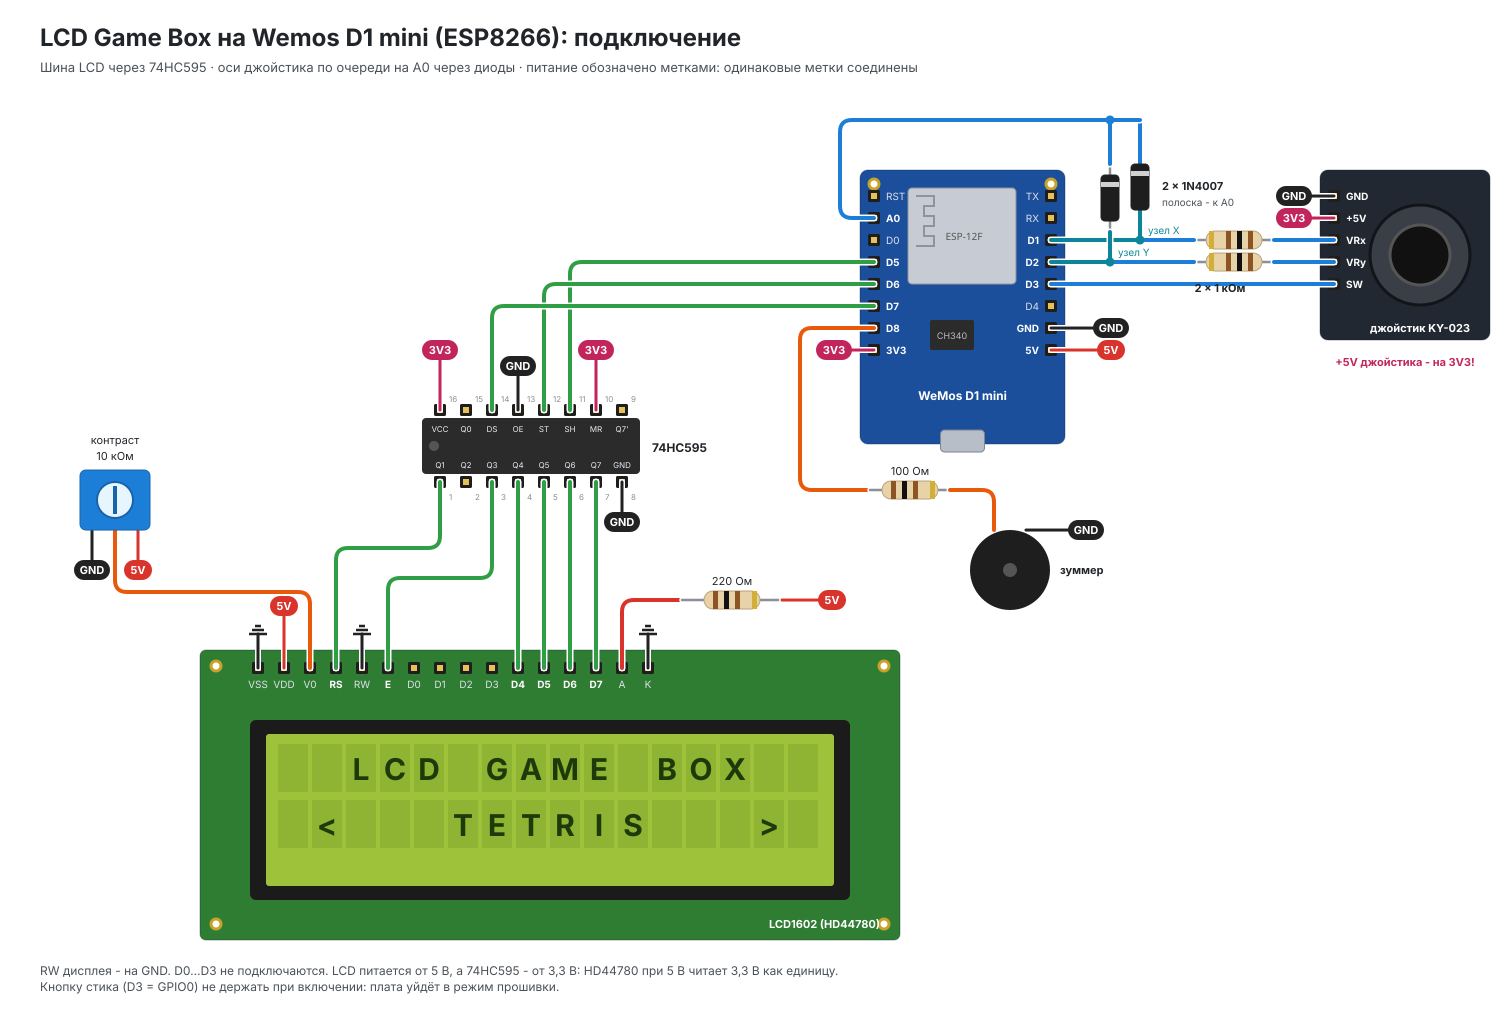

Here is the Python script that generated this plot:
# Wemos D1 mini (ESP8266) + 74HC595 + LCD1602 + джойстик через диодный мультиплексор + зуммер.
# Рендер:
#   uv run --with cairosvg python docs/wiring/d1_mini.py
# Пишет d1_mini.svg (и d1_mini.png для просмотра) рядом с этим файлом.

import sys
from pathlib import Path

sys.path.insert(0, str(Path(__file__).parent))
from wokwi_style import BLK, BLU, GRN, RED, Scene  # noqa: E402

ORG = '#e8590c'  # контраст и звук
MAG = '#c2255c'  # 3,3 В
TEAL = '#0c8599'  # узлы мультиплексора осей
OUT = Path(__file__).with_suffix('.svg')
s = Scene(1500, 1010)
s.text(40, 46, 'LCD Game Box на Wemos D1 mini (ESP8266): подключение', size=24, weight='bold')
s.text(40, 72, 'Шина LCD через 74HC595 · оси джойстика по очереди на A0 через диоды · '
       'питание обозначено метками: одинаковые метки соединены', size=13, color='#495057')
P = s.pins

TAG = {'5V': RED, '3V3': MAG, 'GND': BLK}


def tag(pin, name, dx=0, dy=0):
    """Короткий провод от вывода к метке питания (как power flag в Wokwi/KiCad)."""
    x, y = pin
    ex, ey = x + dx, y + dy
    col = TAG[name]
    s.wire([(x, y), (ex, ey)], col, width=3)
    w = 12 + 8 * len(name)
    s.add(f"<rect x='{ex - w / 2:.1f}' y='{ey - 10:.1f}' width='{w}' height='20' rx='10' fill='{col}'/>"
          f"<text x='{ex:.1f}' y='{ey + 4:.1f}' font-size='11' font-weight='bold' fill='white' "
          f"text-anchor='middle' font-family='Inter, Helvetica, Arial, sans-serif'>{name}</text>", 'over')


def ground(pin, dy=-34):
    """Короткий провод к значку земли - для тесных мест, где метка не помещается."""
    x, y = pin
    ey = y + dy
    s.wire([(x, y), (x, ey)], BLK, width=3)
    sign = -1 if dy < 0 else 1
    for i, w in enumerate((18, 12, 6)):
        yy = ey + sign * i * 4
        s.add(f"<line x1='{x - w / 2}' y1='{yy}' x2='{x + w / 2}' y2='{yy}' stroke='{BLK}' stroke-width='2.5'/>", 'over')


# --- Wemos D1 mini, USB вниз --------------------------------------------------------------
BX, BY, BW, BH = 860, 170, 205, 274
s.pcb(BX, BY, BW, BH, '#1b4f9c', holes=[(BX + 14, BY + 14), (BX + BW - 14, BY + 14)])
s.add(f"<rect x='{BX + 48}' y='{BY + 18}' width='108' height='96' rx='4' fill='#c7ccd4' stroke='#8d949e'/>"
      f"<path d='M{BX + 56} {BY + 26} h18 v10 h-10 v10 h10 v10 h-10 v10 h10 v10 h-18' fill='none' stroke='#8d949e' stroke-width='2'/>"
      f"<text x='{BX + 104}' y='{BY + 70}' font-size='10' fill='#555' text-anchor='middle' font-family='sans-serif'>ESP-12F</text>"
      f"<rect x='{BX + BW / 2 - 22}' y='{BY + BH - 14}' width='44' height='22' rx='4' fill='#b8bec7' stroke='#7d8590'/>")
s.chip(BX + 70, BY + 150, 44, 30, 'CH340')
s.text(BX + BW / 2, BY + 230, 'WeMos D1 mini', size=12, weight='bold', color='white', anchor='middle', layer='parts')
PITCH = 22
left = ['RST', 'A0', 'D0', 'D5', 'D6', 'D7', 'D8', '3V3']
right = ['TX', 'RX', 'D1', 'D2', 'D3', 'D4', 'GND', '5V']
s.header(BX + 14, BY + 26, left, PITCH, True, 'right', bold={'A0', 'D5', 'D6', 'D7', 'D8', '3V3'}, prefix='b.')
s.header(BX + BW - 14, BY + 26, right, PITCH, True, 'left', bold={'D1', 'D2', 'D3', 'GND', '5V'}, prefix='b.')
tag(P['b.3V3'], '3V3', dx=-40)
tag(P['b.GND'], 'GND', dx=60)
tag(P['b.5V'], '5V', dx=60)

# --- 74HC595 ------------------------------------------------------------------------------
SP = 26
CX, CY = 440, 410  # вывод 16 (VCC) - левый верхний
s.text(CX + 7 * SP + 30, CY + 42, '74HC595', size=12, weight='bold')
s.add(f"<rect x='{CX - 18}' y='{CY + 8}' width='{7 * SP + 36}' height='56' rx='4' fill='#2b2b2b'/>"
      f"<circle cx='{CX - 6}' cy='{CY + 36}' r='5' fill='#555'/>")
top = ['VCC', 'Q0', 'DS', 'OE', 'ST_CP', 'SH_CP', 'MR', "Q7'"]   # выводы 16…9
bot = ['Q1', 'Q2', 'Q3', 'Q4', 'Q5', 'Q6', 'Q7', 'GND']          # выводы 1…8
# Подписи выводов - внутри корпуса тёмным по светлому, номера - снаружи.
s.header(CX, CY, top, SP, False, 'above', prefix='c.', labels=False)
s.header(CX, CY + 72, bot, SP, False, 'below', prefix='c.', labels=False)
for n in range(8):
    s.text(CX + n * SP, CY + 22, top[n].replace('_CP', ''), size=8, color='#e9ecef', anchor='middle', layer='parts')
    s.text(CX + n * SP, CY + 58, bot[n], size=8, color='#e9ecef', anchor='middle', layer='parts')
    s.text(CX + n * SP + 9, CY - 8, str(16 - n), size=8, color='#868e96')
    s.text(CX + n * SP + 9, CY + 90, str(n + 1), size=8, color='#868e96')
tag(P['c.VCC'], '3V3', dy=-60)
tag(P['c.MR'], '3V3', dy=-60)
tag(P['c.OE'], 'GND', dy=-44)
tag(P['c.GND'], 'GND', dy=40)

# D5 → SH_CP, D6 → ST_CP, D7 → DS
for chip_pin, board_pin in [('SH_CP', 'D5'), ('ST_CP', 'D6'), ('DS', 'D7')]:
    c, b = P['c.' + chip_pin], P['b.' + board_pin]
    s.wire([c, (c[0], b[1]), b], GRN)

# --- LCD1602 ------------------------------------------------------------------------------
LX, LY, LW, LH = 200, 650, 700, 290
s.pcb(LX, LY, LW, LH, '#2f7d32', rx=6, holes=[(LX + 16, LY + 16), (LX + LW - 16, LY + 16),
                                               (LX + 16, LY + LH - 16), (LX + LW - 16, LY + LH - 16)])
s.add(f"<rect x='{LX + 50}' y='{LY + 70}' width='{LW - 100}' height='{LH - 110}' rx='6' fill='#1b1b1b'/>"
      f"<rect x='{LX + 66}' y='{LY + 84}' width='{LW - 132}' height='{LH - 138}' rx='3' fill='#9ec33b'/>")
for row, line in enumerate(['  LCD GAME BOX  ', ' <   TETRIS   > ']):
    for c, ch in enumerate(line[:16]):
        cx, cy = LX + 78 + c * 34, LY + 94 + row * 56
        s.add(f"<rect x='{cx}' y='{cy}' width='30' height='48' fill='#8fb332'/>")
        if ch != ' ':
            s.text(cx + 15, cy + 36, ch, size=30, weight='bold', color='#1e3a0b', anchor='middle', layer='parts')
lcd = ['VSS', 'VDD', 'V0', 'RS', 'RW', 'E', 'D0', 'D1', 'D2', 'D3', 'D4', 'D5', 'D6', 'D7', 'A', 'K']
LPX = P['c.Q4'][0] - 10 * SP  # D4…D7 точно под Q4…Q7: провода прямые
s.header(LPX, LY + 18, lcd, SP, False, 'below', bold={'RS', 'E', 'D4', 'D5', 'D6', 'D7'}, prefix='l.')
s.text(LX + LW - 20, LY + LH - 12, 'LCD1602 (HD44780)', size=11, weight='bold', color='white', anchor='end', layer='parts')

for q, d in zip(['Q4', 'Q5', 'Q6', 'Q7'], ['D4', 'D5', 'D6', 'D7']):
    s.wire([P['c.' + q], P['l.' + d]], GRN)
s.wire([P['c.Q1'], (P['c.Q1'][0], 548), (P['l.RS'][0], 548), P['l.RS']], GRN)
s.wire([P['c.Q3'], (P['c.Q3'][0], 578), (P['l.E'][0], 578), P['l.E']], GRN)

ground(P['l.VSS'])
tag(P['l.VDD'], '5V', dy=-62)
ground(P['l.RW'])
ground(P['l.K'])
a = P['l.A']
s.wire([a, (a[0], 600), (a[0] + 60, 600)], RED)
s.resistor((a[0] + 60, 600), (a[0] + 160, 600), '220 Ом')
tag((a[0] + 160, 600), '5V', dx=50)

# Подстроечный резистор контраста слева от дисплея
PX, PY = 80, 470
s.add(f"<rect x='{PX}' y='{PY}' width='70' height='60' rx='6' fill='#1c7ed6' stroke='#1864ab'/>"
      f"<circle cx='{PX + 35}' cy='{PY + 30}' r='18' fill='#e7f5ff' stroke='#1864ab' stroke-width='2'/>"
      f"<line x1='{PX + 35}' y1='{PY + 16}' x2='{PX + 35}' y2='{PY + 44}' stroke='#1864ab' stroke-width='4'/>", 'over')
s.text(PX + 35, PY - 26, 'контраст', size=11, anchor='middle')
s.text(PX + 35, PY - 10, '10 кОм', size=11, anchor='middle')
tag((PX + 12, PY + 60), 'GND', dy=40)
tag((PX + 58, PY + 60), '5V', dy=40)
v0 = P['l.V0']
s.wire([(PX + 35, PY + 60), (PX + 35, 592), (v0[0], 592), v0], ORG)

# --- джойстик и диодный мультиплексор ------------------------------------------------------
JX, JY = 1320, 170
s.pcb(JX, JY, 170, 170, '#222831', rx=8)
s.add(f"<circle cx='{JX + 100}' cy='{JY + 85}' r='50' fill='#3a3f47' stroke='#11151a' stroke-width='3'/>"
      f"<circle cx='{JX + 100}' cy='{JY + 85}' r='30' fill='#111' stroke='#555' stroke-width='3'/>")
jpins = ['GND', '+5V', 'VRx', 'VRy', 'SW']
jy0 = P['b.D1'][1] - 2 * PITCH  # VRx на уровне D1, VRy - D2, SW - D3
s.header(JX + 14, jy0, jpins, PITCH, True, 'right', bold=set(jpins), prefix='j.')
s.text(JX + 100, JY + 162, 'джойстик KY-023', size=11, weight='bold', color='white', anchor='middle', layer='parts')
tag(P['j.GND'], 'GND', dx=-40)
tag(P['j.+5V'], '3V3', dx=-40)
s.text(JX + 85, JY + 196, '+5V джойстика - на 3V3!', size=11, weight='bold', color=MAG, anchor='middle')

# SW → D3 напрямую
s.wire([P['j.SW'], P['b.D3']], BLU)

# VRx → 1 кОм → узел X → D1; узел X → 1N4007 → A0. То же для VRy → узел Y → D2.
diode_top = 120
xs = {'X': 1140, 'Y': 1110}  # где диод уходит вверх с узла
for axis, jpin, bpin in [('X', 'VRx', 'D1'), ('Y', 'VRy', 'D2')]:
    jp, bp = P['j.' + jpin], P['b.' + bpin]
    y = bp[1]
    s.resistor((jp[0] - 60, y), (jp[0] - 140, y), '')
    s.wire([jp, (jp[0] - 60, y)], BLU)
    s.wire([(jp[0] - 140, y), (xs[axis], y)], BLU)
    s.wire([(xs[axis], y), bp], TEAL)
    s.dot(xs[axis], y, TEAL)
    s.diode((xs[axis], y - 30), (xs[axis], diode_top + 44), '')
    s.wire([(xs[axis], y), (xs[axis], y - 30)], TEAL)
    s.wire([(xs[axis], diode_top + 44), (xs[axis], diode_top)], BLU)
    s.text(xs[axis] + 8, y - 6, f'узел {axis}', size=10, color=TEAL)
s.text(xs['X'] + 22, diode_top + 70, '2 × 1N4007', size=11, weight='bold')
s.text(xs['X'] + 22, diode_top + 86, 'полоска - к A0', size=10, color='#495057')
s.text(JX - 100, P['j.VRy'][1] + 30, '2 × 1 кОм', size=11, weight='bold', anchor='middle')
# катоды вместе → A0 поверх платы
a0 = P['b.A0']
s.wire([(xs['X'], diode_top), (840, diode_top), (840, a0[1]), a0], BLU)
s.dot(xs['Y'], diode_top, BLU)

# --- зуммер ---------------------------------------------------------------------------------
d8 = P['b.D8']
ZX, ZY = 1010, 570
zp = (ZX - 16, ZY - 40)
s.wire([d8, (800, d8[1]), (800, 490), (870, 490)], ORG)
s.resistor((870, 490), (950, 490), '100 Ом')
s.wire([(950, 490), (zp[0], 490), zp], ORG)
s.add(f"<circle cx='{ZX}' cy='{ZY}' r='40' fill='#1e1e1e'/><circle cx='{ZX}' cy='{ZY}' r='7' fill='#555'/>", 'over')
s.text(ZX + 50, ZY + 4, 'зуммер', size=11, weight='bold')
tag((ZX + 16, ZY - 40), 'GND', dx=60, dy=0)

s.note(40, 975, ['RW дисплея - на GND. D0…D3 не подключаются. LCD питается от 5 В, а 74HC595 - от 3,3 В: '
                 'HD44780 при 5 В читает 3,3 В как единицу.',
                 'Кнопку стика (D3 = GPIO0) не держать при включении: плата уйдёт в режим прошивки.'])
s.save(OUT, 'LCD Game Box на Wemos D1 mini')
